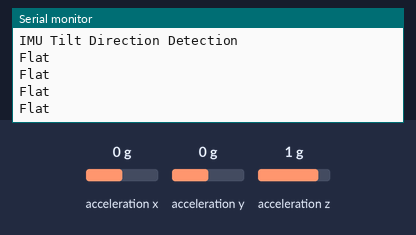
Simulated run of this sketch. Board: Arduino Nano 33 BLE. Parts: the last lines printed to the serial monitor. The test bench sets the inputs (shaded band); at power-on: acceleration x 0 g, acceleration y 0 g, acceleration z 1 g.

Above: at 1.2 s.
1.3 s: acceleration x set to -0.4 g
At 1.71 s:
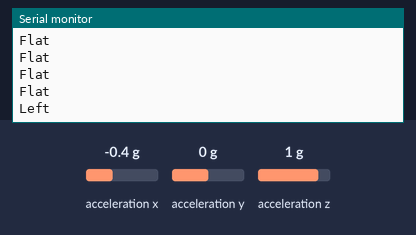
3.6 s: acceleration x set to 0.8 g
At 3.82 s:
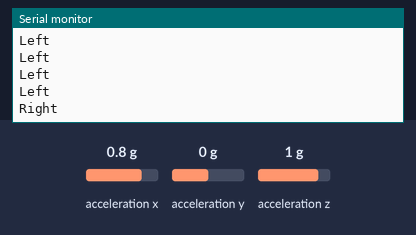

Measured:
- the behaviour switches between -0.2 and -0.3 g on acceleration x (found by bisection; images 0 and 1)
- after the input at 1.3 s, the serial monitor: prints a new line after 0.21 s (image 1)
- after the input at 3.6 s, the serial monitor: prints a new line at once (image 2)

The sketch:

exp8.ino
```cpp
#include <Arduino_LSM9DS1.h>

void setup() {
  Serial.begin(9600);

  while (!Serial);

  if (!IMU.begin()) {
    Serial.println("Failed to initialize IMU!");
    while (1);
  }

  Serial.println("IMU Tilt Direction Detection");
}

void loop() {
  float x, y, z;

  if (IMU.accelerationAvailable()) {
    IMU.readAcceleration(x, y, z);

    if (x > 0.3) {
      Serial.println("Right");
    }
    else if (x < -0.3) {
      Serial.println("Left");
    }
    else if (y > 0.3) {
      Serial.println("Front");
    }
    else if (y < -0.3) {
      Serial.println("Back");
    }
    else {
      Serial.println("Flat");
    }

    delay(300);
  }
}
```
